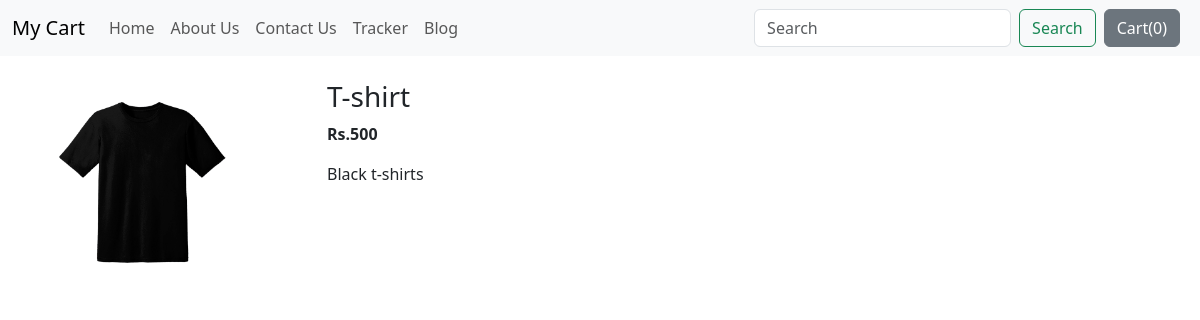
Screenshot of /shop/productview/7 with the database file from the repository.
### Shop/models.py (models this page shows, shortened)
class product(models.Model):
    product_id=models.AutoField
    product_name=models.CharField(max_length=50)
    price=models.IntegerField(default=0)
    category=models.CharField(max_length=50,default="")
    subcategory=models.CharField(max_length=50,default="")
    description=models.CharField(max_length=50)
    date=models.DateField()
    image=models.ImageField(upload_to="Shop/images",default="")

### Shop/views.py (the view)
# urls.py: path('productview/<int:myid>',views.productview,name='productview'),
def productview(request,myid):
    productss=product.objects.filter(id=myid)
    return render(request,'shop/prodview.html',{'product':productss[0]})

### Shop/Templates/shop/prodview.html (shortened to what this page needs)
{% extends 'shop/basic.html'%}
{% block body %}
<div class="container my-4">
    <div class="row">
    <div class="col-md-3">
        <img src="/media/{{product.image}}" width="200px" height="200px" alt="">
    </div>
    <div class="col-md-9">
        <h3>{{product.product_name}}</h3>
        <p><b>Rs.{{product.price}}</b></p>
        <p>{{product.description}}</p>
    </div>
</div>
</div>
{% endblock %}

### rows the page displays
product: image (picture), product_name "T-shirt", price "500", description "Black t-shirts"
